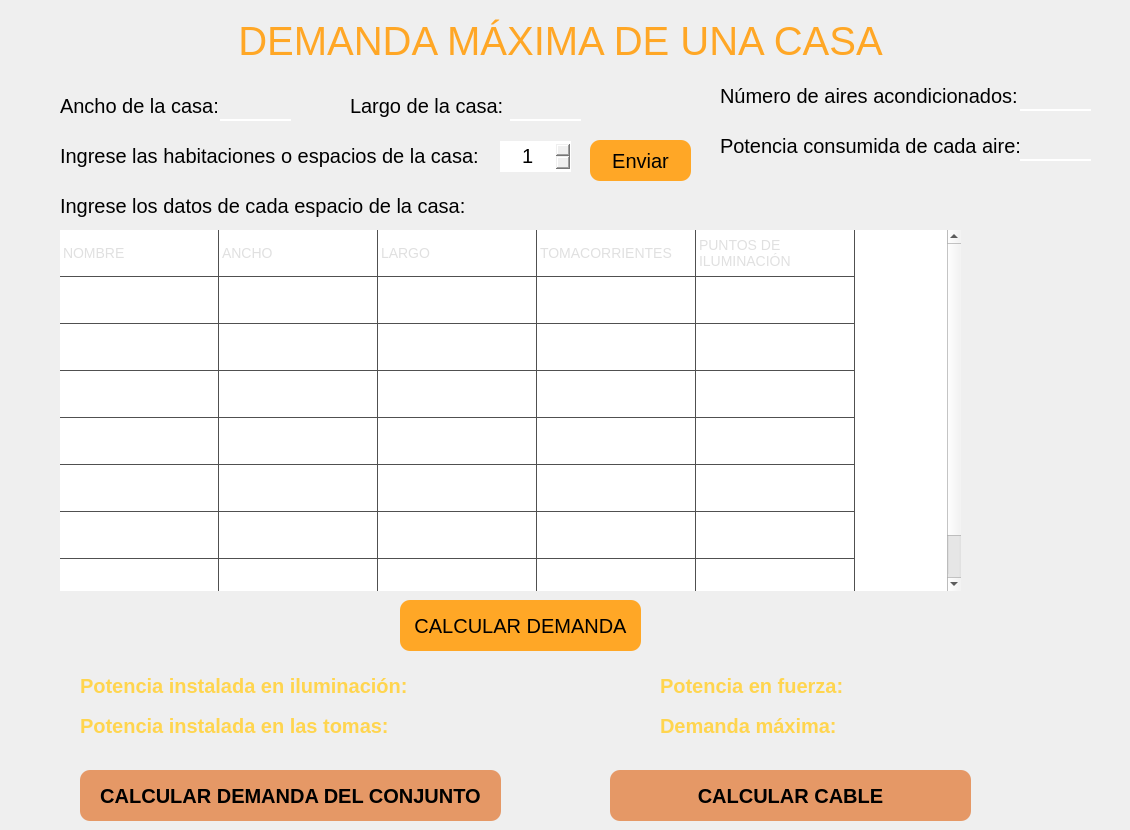
    <widget class="QWidget" name="page_1">
     <widget class="QLabel" name="label_titulo">
      <property name="geometry">
       <rect>
        <x>0</x>
        <y>10</y>
        <width>1121</width>
        <height>61</height>
       </rect>
      </property>
      <property name="styleSheet">
       <string notr="true">QLabel {
	font-size: 40px;
	color: #FFA726;
}</string>
      </property>
      <property name="text">
       <string>DEMANDA MÁXIMA DE UNA CASA</string>
      </property>
      <property name="alignment">
       <set>Qt::AlignCenter</set>
      </property>
     </widget>
     <widget class="QTableWidget" name="tableWidget">
      <property name="geometry">
       <rect>
        <x>60</x>
        <y>230</y>
        <width>901</width>
        <height>361</height>
       </rect>
      </property>
      <property name="layoutDirection">
       <enum>Qt::LeftToRight</enum>
      </property>
      <property name="styleSheet">
       <string notr="true">QTableWidget {
    gridline-color: #505050;
    color: #E0E0E0;
    font-size: 14px;
}
</string>
      </property>
      <property name="frameShape">
       <enum>QFrame::NoFrame</enum>
      </property>
      <property name="frameShadow">
       <enum>QFrame::Plain</enum>
      </property>
      <property name="lineWidth">
       <number>5</number>
      </property>
      <property name="midLineWidth">
       <number>5</number>
      </property>
      <property name="verticalScrollBarPolicy">
       <enum>Qt::ScrollBarAsNeeded</enum>
      </property>
      <property name="sizeAdjustPolicy">
       <enum>QAbstractScrollArea::AdjustIgnored</enum>
      </property>
      <property name="autoScrollMargin">
       <number>16</number>
      </property>
      <property name="editTriggers">
       <set>QAbstractItemView::AllEditTriggers</set>
      </property>
      <property name="tabKeyNavigation">
       <bool>true</bool>
      </property>
      <property name="showDropIndicator" stdset="0">
       <bool>true</bool>
      </property>
      <property name="selectionMode">
       <enum>QAbstractItemView::ExtendedSelection</enum>
      </property>
      <property name="textElideMode">
       <enum>Qt::ElideMiddle</enum>
      </property>
      <property name="showGrid">
       <bool>true</bool>
      </property>
      <property name="gridStyle">
       <enum>Qt::SolidLine</enum>
      </property>
      <property name="sortingEnabled">
       <bool>false</bool>
      </property>
      <property name="wordWrap">
       <bool>true</bool>
      </property>
      <property name="cornerButtonEnabled">
       <bool>true</bool>
      </property>
      <property name="rowCount">
       <number>8</number>
      </property>
      <property name="columnCount">
       <number>5</number>
      </property>
      <attribute name="horizontalHeaderVisible">
       <bool>false</bool>
      </attribute>
      <attribute name="horizontalHeaderCascadingSectionResizes">
       <bool>false</bool>
      </attribute>
      <attribute name="horizontalHeaderDefaultSectionSize">
       <number>159</number>
      </attribute>
      <attribute name="horizontalHeaderHighlightSections">
       <bool>false</bool>
      </attribute>
      <attribute name="horizontalHeaderMinimumSectionSize">
       <number>44</number>
      </attribute>
      <attribute name="verticalHeaderVisible">
       <bool>false</bool>
      </attribute>
      <attribute name="verticalHeaderDefaultSectionSize">
       <number>44</number>
      </attribute>
      <attribute name="verticalHeaderHighlightSections">
       <bool>false</bool>
      </attribute>
      <attribute name="verticalHeaderMinimumSectionSize">
       <number>47</number>
      </attribute>
      <row/>
      <row/>
      <row/>
      <row/>
      <row/>
      <row/>
      <row/>
      <row/>
      <column/>
      <column/>
      <column/>
      <column/>
      <column/>
      <item row="0" column="0">
       <property name="text">
        <string>NOMBRE</string>
       </property>
      </item>
      <item row="0" column="1">
       <property name="text">
        <string>ANCHO</string>
       </property>
      </item>
      <item row="0" column="2">
       <property name="text">
        <string>LARGO</string>
       </property>
      </item>
      <item row="0" column="3">
       <property name="text">
        <string>TOMACORRIENTES</string>
       </property>
      </item>
      <item row="0" column="4">
       <property name="text">
        <string>PUNTOS DE ILUMINACIÓN</string>
       </property>
      </item>
      <item row="1" column="0">
       <property name="text">
        <string/>
       </property>
      </item>
      <item row="2" column="0">
       <property name="text">
        <string/>
       </property>
      </item>
      <item row="2" column="1">
       <property name="text">
        <string/>
       </property>
      </item>
      <item row="3" column="0">
       <property name="text">
        <string/>
       </property>
      </item>
      <item row="3" column="1">
       <property name="text">
        <string/>
       </property>
      </item>
      <item row="4" column="0">
       <property name="text">
        <string/>
       </property>
      </item>
      <item row="5" column="0">
       <property name="text">
        <string/>
       </property>
      </item>
      <item row="6" column="0">
       <property name="text">
        <string/>
       </property>
      </item>
      <item row="7" column="0">
       <property name="text">
        <string/>
       </property>
      </item>
     </widget>
     <widget class="QLabel" name="label_enunciado">
      <property name="geometry">
       <rect>
        <x>60</x>
        <y>140</y>
        <width>431</width>
        <height>31</height>
       </rect>
      </property>
      <property name="styleSheet">
       <string notr="true">QLabel {
	font-size: 20px;
}</string>
      </property>
      <property name="text">
       <string>Ingrese las habitaciones o espacios de la casa:</string>
      </property>
     </widget>
     <widget class="QLabel" name="label_potenciaInsIluminacion">
      <property name="geometry">
       <rect>
        <x>440</x>
        <y>670</y>
        <width>151</width>
        <height>31</height>
       </rect>
      </property>
      <property name="styleSheet">
       <string notr="true">QLabel {
	font-size: 20px;
}</string>
      </property>
      <property name="text">
       <string/>
      </property>
     </widget>
     <widget class="QLabel" name="label_potenciaInsTomas">
      <property name="geometry">
       <rect>
        <x>420</x>
        <y>710</y>
        <width>151</width>
        <height>31</height>
       </rect>
      </property>
      <property name="styleSheet">
       <string notr="true">QLabel {
	font-size: 20px;
}</string>
      </property>
      <property name="text">
       <string/>
      </property>
     </widget>
     <widget class="QLabel" name="label_titulo2">
      <property name="geometry">
       <rect>
        <x>80</x>
        <y>670</y>
        <width>351</width>
        <height>31</height>
       </rect>
      </property>
      <property name="styleSheet">
       <string notr="true">QLabel {
	font-size: 20px;
	color: #FFD54F;
	font-weight: bold;
}</string>
      </property>
      <property name="text">
       <string>Potencia instalada en iluminación:</string>
      </property>
     </widget>
     <widget class="QLabel" name="label_titulo3">
      <property name="geometry">
       <rect>
        <x>80</x>
        <y>710</y>
        <width>331</width>
        <height>31</height>
       </rect>
      </property>
      <property name="styleSheet">
       <string notr="true">QLabel {
	font-size: 20px;
	color: #FFD54F;
	font-weight: bold;
}</string>
      </property>
      <property name="text">
       <string>Potencia instalada en las tomas:</string>
      </property>
     </widget>
     <widget class="QPushButton" name="pushButton_calcularDemandaCasa">
      <property name="geometry">
       <rect>
        <x>400</x>
        <y>600</y>
        <width>241</width>
        <height>51</height>
       </rect>
      </property>
      <property name="styleSheet">
       <string notr="true">QPushButton {
	background-color: #FFA726; 
	border-radius: 10px;
	font-size: 20px; 
}
QPushButton:hover {
	background-color: #FF9800;
}</string>
      </property>
      <property name="text">
       <string>CALCULAR DEMANDA</string>
      </property>
     </widget>
     <widget class="QPushButton" name="pushButton_calcularDemandaConjunto">
      <property name="geometry">
       <rect>
        <x>80</x>
        <y>770</y>
        <width>421</width>
        <height>51</height>
       </rect>
      </property>
      <property name="styleSheet">
       <string notr="true">QPushButton {
	background-color: #e59866; 
	border-radius: 10px;
	font-size: 20px;
	font-weight: bold; 
}
QPushButton:hover {
	background-color: #dc7633;
}</string>
      </property>
      <property name="text">
       <string>CALCULAR DEMANDA DEL CONJUNTO</string>
      </property>
     </widget>
     <widget class="QPushButton" name="pushButton_calcularCable">
      <property name="geometry">
       <rect>
        <x>610</x>
        <y>770</y>
        <width>361</width>
        <height>51</height>
       </rect>
      </property>
      <property name="styleSheet">
       <string notr="true">QPushButton {
	background-color: #e59866; 
	border-radius: 10px;
	font-size: 20px;
	font-weight: bold; 
}
QPushButton:hover {
	background-color: #dc7633;
}</string>
      </property>
      <property name="text">
       <string>CALCULAR CABLE</string>
      </property>
     </widget>
     <widget class="QSpinBox" name="spinBox_numeroEspacios">
      <property name="geometry">
       <rect>
        <x>500</x>
        <y>141</y>
        <width>71</width>
        <height>31</height>
       </rect>
      </property>
      <property name="styleSheet">
       <string notr="true">QSpinBox {
	font-size: 20px;
	border: none;
	border-bottom: 1px solid white;
}</string>
      </property>
      <property name="alignment">
       <set>Qt::AlignCenter</set>
      </property>
      <property name="minimum">
       <number>1</number>
      </property>
     </widget>
     <widget class="QLabel" name="label_enunciado_2">
      <property name="geometry">
       <rect>
        <x>60</x>
        <y>190</y>
        <width>421</width>
        <height>31</height>
       </rect>
      </property>
      <property name="styleSheet">
       <string notr="true">QLabel {
	font-size: 20px;
}</string>
      </property>
      <property name="text">
       <string>Ingrese los datos de cada espacio de la casa:</string>
      </property>
     </widget>
     <widget class="QPushButton" name="pushButton_generarTabla">
      <property name="geometry">
       <rect>
        <x>590</x>
        <y>140</y>
        <width>101</width>
        <height>41</height>
       </rect>
      </property>
      <property name="styleSheet">
       <string notr="true">QPushButton {
	background-color: #FFA726; 
	border-radius: 10px;
	font-size: 20px; 
}
QPushButton:hover {
	background-color: #FF9800;
}</string>
      </property>
      <property name="text">
       <string>Enviar</string>
      </property>
     </widget>
     <widget class="QLabel" name="label_anchoCasa">
      <property name="geometry">
       <rect>
        <x>60</x>
        <y>90</y>
        <width>161</width>
        <height>31</height>
       </rect>
      </property>
      <property name="styleSheet">
       <string notr="true">QLabel {
	font-size: 20px;
}</string>
      </property>
      <property name="text">
       <string>Ancho de la casa:</string>
      </property>
     </widget>
     <widget class="QLabel" name="label_largoCasa">
      <property name="geometry">
       <rect>
        <x>350</x>
        <y>90</y>
        <width>161</width>
        <height>31</height>
       </rect>
      </property>
      <property name="styleSheet">
       <string notr="true">QLabel {
	font-size: 20px;
}</string>
      </property>
      <property name="text">
       <string>Largo de la casa:</string>
      </property>
     </widget>
     <widget class="QLabel" name="label_numeroAires">
      <property name="geometry">
       <rect>
        <x>720</x>
        <y>80</y>
        <width>301</width>
        <height>31</height>
       </rect>
      </property>
      <property name="styleSheet">
       <string notr="true">QLabel {
	font-size: 20px;
}</string>
      </property>
      <property name="text">
       <string>Número de aires acondicionados:</string>
      </property>
     </widget>
     <widget class="QLabel" name="label_titulo4">
      <property name="geometry">
       <rect>
        <x>660</x>
        <y>670</y>
        <width>201</width>
        <height>31</height>
       </rect>
      </property>
      <property name="styleSheet">
       <string notr="true">QLabel {
	font-size: 20px;
	color: #FFD54F;
	font-weight: bold;
}</string>
      </property>
      <property name="text">
       <string>Potencia en fuerza:</string>
      </property>
     </widget>
     <widget class="QLabel" name="label_potenciaFuerza">
      <property name="geometry">
       <rect>
        <x>870</x>
        <y>670</y>
        <width>151</width>
        <height>31</height>
       </rect>
      </property>
      <property name="styleSheet">
       <string notr="true">QLabel {
	font-size: 20px;
}</string>
      </property>
      <property name="text">
       <string/>
      </property>
     </widget>
     <widget class="QLabel" name="label_titulo5">
      <property name="geometry">
       <rect>
        <x>660</x>
        <y>710</y>
        <width>201</width>
        <height>31</height>
       </rect>
      </property>
      <property name="styleSheet">
       <string notr="true">QLabel {
	font-size: 20px;
	color: #FFD54F;
	font-weight: bold;
}</string>
      </property>
      <property name="text">
       <string>Demanda máxima:</string>
      </property>
     </widget>
     <widget class="QLabel" name="label_demandaMaxima">
      <property name="geometry">
       <rect>
        <x>870</x>
        <y>710</y>
        <width>151</width>
        <height>31</height>
       </rect>
      </property>
      <property name="styleSheet">
       <string notr="true">QLabel {
	font-size: 20px;
}</string>
      </property>
      <property name="text">
       <string/>
      </property>
     </widget>
     <widget class="QLineEdit" name="lineEdit_anchoCasa">
      <property name="geometry">
       <rect>
        <x>220</x>
        <y>90</y>
        <width>71</width>
        <height>31</height>
       </rect>
      </property>
      <property name="styleSheet">
       <string notr="true">QLineEdit {
	border: none;
	border-bottom: 2px solid white;
	background-color: transparent;
	font-size: 23px;
}
QLineEdit:hover {
	background-color: #4d4d4d;
}</string>
      </property>
      <property name="text">
       <string/>
      </property>
      <property name="alignment">
       <set>Qt::AlignCenter</set>
      </property>
     </widget>
     <widget class="QLineEdit" name="lineEdit_largoCasa">
      <property name="geometry">
       <rect>
        <x>510</x>
        <y>90</y>
        <width>71</width>
        <height>31</height>
       </rect>
      </property>
      <property name="styleSheet">
       <string notr="true">QLineEdit {
	border: none;
	border-bottom: 2px solid white;
	background-color: transparent;
	font-size: 23px;
}
QLineEdit:hover {
	background-color: #4d4d4d;
}</string>
      </property>
      <property name="text">
       <string/>
      </property>
      <property name="alignment">
       <set>Qt::AlignCenter</set>
      </property>
     </widget>
     <widget class="QLineEdit" name="lineEdit_numeroAires">
      <property name="geometry">
       <rect>
        <x>1020</x>
        <y>80</y>
        <width>71</width>
        <height>31</height>
       </rect>
      </property>
      <property name="styleSheet">
       <string notr="true">QLineEdit {
	border: none;
	border-bottom: 2px solid white;
	background-color: transparent;
	font-size: 23px;
}
QLineEdit:hover {
	background-color: #4d4d4d;
}</string>
      </property>
      <property name="text">
       <string/>
      </property>
      <property name="alignment">
       <set>Qt::AlignCenter</set>
      </property>
     </widget>
     <widget class="QLabel" name="label_potenciaAire">
      <property name="geometry">
       <rect>
        <x>720</x>
        <y>130</y>
        <width>301</width>
        <height>31</height>
       </rect>
      </property>
      <property name="styleSheet">
       <string notr="true">QLabel {
	font-size: 20px;
}</string>
      </property>
      <property name="text">
       <string>Potencia consumida de cada aire:</string>
      </property>
     </widget>
     <widget class="QLineEdit" name="lineEdit_potenciaAire">
      <property name="geometry">
       <rect>
        <x>1020</x>
        <y>130</y>
        <width>71</width>
        <height>31</height>
       </rect>
      </property>
      <property name="styleSheet">
       <string notr="true">QLineEdit {
	border: none;
	border-bottom: 2px solid white;
	background-color: transparent;
	font-size: 23px;
}
QLineEdit:hover {
	background-color: #4d4d4d;
}</string>
      </property>
      <property name="text">
       <string/>
      </property>
      <property name="alignment">
       <set>Qt::AlignCenter</set>
      </property>
     </widget>
    </widget>
